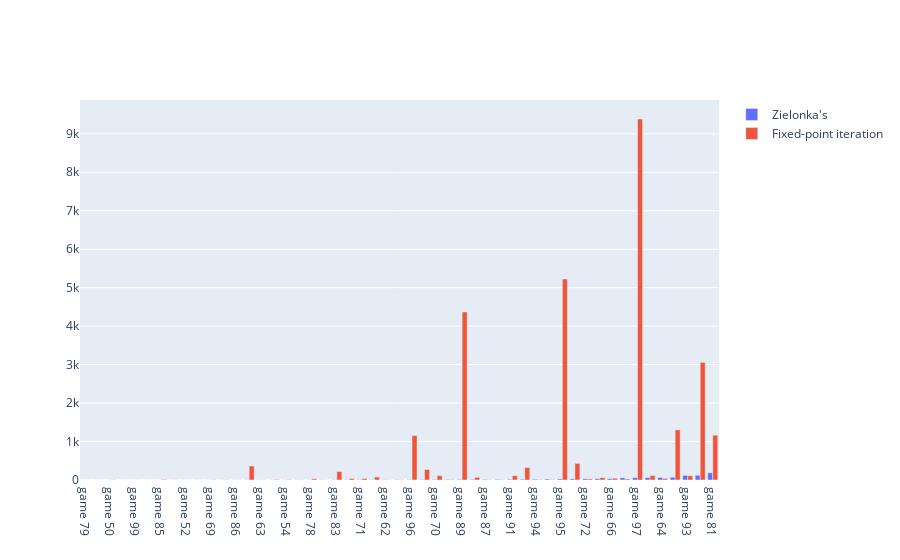

Notebook cell for this chart:
### Code cell
plot_running_times(
    ['Zielonka\'s','Fixed-point iteration'],
    [
        "/home/sjef/AfstudeerRepo/implementation/testsuite/data/singles/csvs/clean_randomgamesF_zlnk.data.csv",
        "/home/sjef/AfstudeerRepo/implementation/testsuite/data/singles/csvs/clean_randomgamesF_MBR.data.csv"
    ],0)

### Figure 1 — Plotly figure (JSON) as saved in the notebook; plotly's stock layout.template omitted (floating-point values rounded to 4 significant figures)
{"data": [{"name": "Zielonka's", "type": "bar", "x": ["game 79", "game 74", "game 50", "game 100", "game 99", "game 92", "game 85", "game 67", "game 52", "game 51", "game 69", "game 65", "game 86", "game 75", "game 63", "game 76", "game 54", "game 90", "game 78", "game 58", "game 83", "game 55", "game 71", "game 53", "game 62", "game 56", "game 96", "game 88", "game 70", "game 61", "game 89", "game 80", "game 87", "game 57", "game 91", "game 73", "game 94", "game 98", "game 95", "game 68", "game 72", "game 84", "game 66", "game 60", "game 97", "game 77", "game 64", "game 59", "game 93", "game 82", "game 81"], "y": [0.1437, 0.1455, 0.2141, 0.2332, 0.2818, 0.4748, 0.8141, 1.003, 1.045, 1.091, 1.769, 2.332, 2.342, 3.485, 3.689, 3.759, 3.905, 3.941, 4.308, 4.929, 5.248, 5.989, 7.471, 7.539, 8.821, 9.334, 11.01, 12.7, 12.86, 13.94, 14.15, 15.96, 15.96, 16.99, 17.88, 18.94, 19.43, 25.33, 28.83, 29.23, 30.79, 35.82, 36.07, 55.51, 61.37, 62.13, 64.54, 72.48, 119.5, 122.4, 187.1]}, {"name": "Fixed-point iteration", "type": "bar", "x": ["game 79", "game 74", "game 50", "game 100", "game 99", "game 92", "game 85", "game 67", "game 52", "game 51", "game 69", "game 65", "game 86", "game 75", "game 63", "game 76", "game 54", "game 90", "game 78", "game 58", "game 83", "game 55", "game 71", "game 53", "game 62", "game 56", "game 96", "game 88", "game 70", "game 61", "game 89", "game 80", "game 87", "game 57", "game 91", "game 73", "game 94", "game 98", "game 95", "game 68", "game 72", "game 84", "game 66", "game 60", "game 97", "game 77", "game 64", "game 59", "game 93", "game 82", "game 81"], "y": [0.1101, 0.456, 5.555, 0.9075, 0.8431, 0.1712, 12.98, 2.112, 0.4672, 0.8477, 6.249, 6.819, 3.072, 364.2, 4.237, 13.87, 8.113, 4.743, 31.58, 1.974, 218.7, 38.37, 37.07, 78.09, 3.414, 4.392, 1155.0, 272.2, 114.1, 9.1, 4370.0, 68.64, 5.443, 10.56, 112.2, 322.4, 9.267, 11.14, 5224.0, 432.3, 27.79, 60.12, 46.06, 27.59, 9386.0, 114.2, 38.74, 1303.0, 111.2, 3058.0, 1165.0]}], "layout": {"barmode": "group"}}
